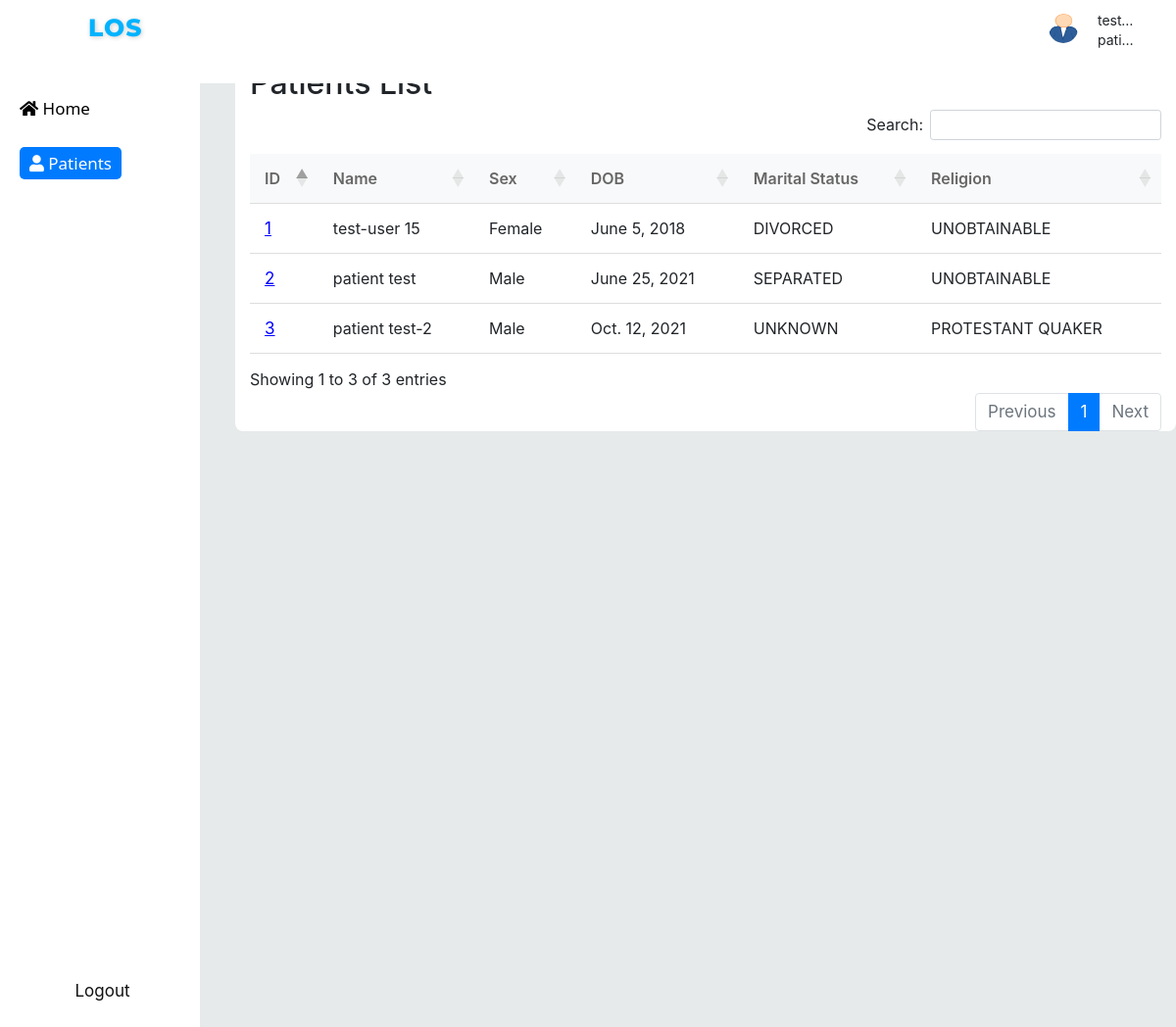
Page /patients (signed in) on the committed database.
### prediction_app/models.py (models this page shows, shortened)
class User(AbstractBaseUser):
    username = models.CharField(max_length=100, unique=True)
    ROLE_CHOICES = [
        ('admin', 'Admin'),
        ('doctor', 'Doctor'),
        ('patient', 'Patient'),
    ]
    role = models.CharField(
        max_length=10, choices=ROLE_CHOICES, default='admin')
    date_of_birth = models.DateField()
    is_active = models.BooleanField(default=True)
    created_time = models.DateTimeField(auto_now_add=True)
    updated_time = models.DateTimeField(auto_now=True)
    objects = UserManager()
    USERNAME_FIELD = "username"
    REQUIRED_FIELDS = ["date_of_birth"]
    def __str__(self):
        return self.username
    class Meta:
        verbose_name = _("user")
        verbose_name_plural = _("users")

class Patient(models.Model):
    GENDER_CHOICES = [
        ('M', 'Male'),
        ('F', 'Female'),
    ]
    MARITAL_STATUS_CHOICES = [
        ('SINGLE', 'SINGLE'),
        ('MARRIED', 'MARRIED'),
        ('WIDOWED', 'WIDOWED'),
        ('DIVORCED', 'DIVORCED'),
        ('SEPARATED', 'SEPARATED'),
        ('LIFE PARTNER', 'LIFE PARTNER'),
        ('UNKNOWN', 'UNKNOWN'),
    ]
    RELIGION_CHOICES = [
        ('CATHOLIC', 'CATHOLIC'),
        ('PROTESTANT QUAKER', 'PROTESTANT QUAKER'),
        ('UNOBTAINABLE', 'UNOBTAINABLE'),
        ('JEWISH', 'JEWISH'),
        ('NOT SPECIFIED', 'NOT SPECIFIED'),
        ('OTHER', 'OTHER'),
    ]
    ETHNICITY_CHOICES = [
        ('WHITE', 'WHITE'),
        ('BLACK/AFRICAN AMERICAN', 'BLACK/AFRICAN AMERICAN'),
        ('HISPANIC OR LATINO', 'HISPANIC OR LATINO'),
        ('ASIAN', 'ASIAN'),
        ('UNABLE TO OBTAIN', 'UNABLE TO OBTAIN'),
        ('UNKNOWN/NOT SPECIFIED  ', 'UNKNOWN/NOT SPECIFIED '),
        ('OTHER', 'OTHER'),
    ]
    user = models.OneToOneField(User, on_delete=models.CASCADE)
    first_name = models.CharField(max_length=50)
    last_name = models.CharField(max_length=50)
    age = models.PositiveIntegerField()
    phone_number = models.CharField(max_length=15, unique=True)
    date_of_birth = models.DateField()
    address = models.CharField(max_length=150,  blank=True, null=True)
    gender = models.CharField(max_length=1, choices=GENDER_CHOICES)
    marital_status = models.CharField(
        max_length=15, choices=MARITAL_STATUS_CHOICES, default='UNKNOWN')
    religion = models.CharField(
        max_length=20, choices=RELIGION_CHOICES)
    ethnicity = models.CharField(
        max_length=100,
        choices=ETHNICITY_CHOICES,
        null=True,
        blank=True,
        default='ASIAN'
    )
    photo = models.ImageField(
        upload_to='patient_photos/', blank=True, null=True)
    created_time = models.DateTimeField(auto_now_add=True)
    updated_time = models.DateTimeField(auto_now=True)
    def __str__(self):
        return f"{self.first_name} {self.last_name}"

### prediction_app/views/patients.py (the view)
# urls.py: path('patients', get_patients, name='get_patients'),
@permission_classes([IsAuthenticated])
def get_patients(request):
    patients = Patient.objects.all()
    return render(request, 'patients.html', {'patients': patients})

### prediction_app/templates/patients.html (shortened to what this page needs)
{% extends "base.html" %}
{% load static %}
{% block style %}
{{ block.super }}
<link rel="stylesheet" href="{% static 'prediction_app/patients.css' %}">
{% endblock %}
{% block page %}
<div class="container">
    <h2>Patients List</h2>
    <table id=patients class="patients-table">
        <thead>
            <tr>
                <th>ID</th>
                <th>Name</th>
                <th>Sex</th>
                <th>DOB</th>
                <th>Marital Status</th>
                <th>Religion</th>
            </tr>
        </thead>
        <tbody>
            {% for patient in patients %}
            <tr>
                <td><a href="{% url 'get_patient_info' patient.id %}" style="color:blue;text-decoration: underline;"> {{ patient.id }} </a> </td>
                <td>{{ patient }}</td>
                <td>{{ patient.get_gender_display }}</td>
                <td>{{ patient.date_of_birth }}</td>
                <td>{{ patient.get_marital_status_display }}</td>
                <td>{{ patient.get_religion_display }}</td>
            </tr>
            {% endfor %}
        </tbody>
    </table>
</div>
{% endblock %}
{% block patients %}
<div>
    <a style="color: white; background-color: #007bff;border-radius: 5px;padding: 5px 10px;text-decoration: none;"
        href="{% url 'get_patients' %}"> <i class="fas fa-user"></i> Patients</a>
</div>
{% endblock %}

### prediction_app/templates/base.html (shortened to what this page needs)
{% load static %}
<html>
<head>
    {% block style %}
    <link rel="stylesheet" href="//cdnjs.cloudflare.com/ajax/libs/twitter-bootstrap/4.0.0/css/bootstrap.css">
    <link rel="stylesheet" href="//cdn.datatables.net/1.10.16/css/dataTables.bootstrap4.min.css">
    <link rel="stylesheet" href="https://cdnjs.cloudflare.com/ajax/libs/font-awesome/5.15.4/css/all.min.css">
    <link rel="stylesheet" href="{% static 'prediction_app/style.css' %}">
    {% endblock %}
</head>
<body>
    <div class="grandparent">
        <div class="header">
            <div class="app-name">LoS</div>
            <div class="user-panel">
                <img src="{% static 'prediction_app/images.png' %}" alt="Form Image" class="image">
                <span class="user-name">{{request.user}}</span>
                <span class="user-name" style="top: 20px; text-align: center;">{{request.user.role}}</span>
            </div>
        </div>
        <div class="parent">
            <div class="sidenav">
                {% block home %}
                <div class="Home">
                    <a href="{% url 'home' %}"> <i class="fas fa-home"></i> Home</a>
                </div>
                {% endblock %}
                {% block patients %}{% endblock %}
                {% if user.is_authenticated %}
                <a href="{% url 'user_out' %}" style="
                    position: relative;
                    margin-left: auto;
                    margin-right: auto;
                    margin-top: auto;
                    margin-bottom: 4rem;
                    color: rgb(17, 16, 16);">Logout</a>
                {% endif %}
            </div>
            <div class="main-page">
                {% if user.is_authenticated %}
                {% block page %}
                {% endblock %}
                {% else %}
                <h3> Please sign-in to access this page</h3>
                {% endif %}
            </div>
        </div>
    </div>
</body>
</html>

### prediction_app/static/prediction_app/style.css (style rules this page uses)
.app-name { position: absolute; font-family: 'Montserrat', sans-serif; font-size: 25px; font-weight: 800; color: rgb(0, 179, 255); letter-spacing: 1px; text-transform: uppercase; text-shadow: 1px 1px 5px rgba(0, 0, 0, 0.2); top:10;left:90; margin-bottom: 50px; }
.sidenav { height: 100%; width: 17%; position: relative; z-index: 1; background-color: white; overflow-x: hidden; padding-top: 4rem; opacity: 20; padding-left: 5px; align-items: flex-start; display: flex; flex-direction: column; }
* { margin: 0; padding: 0; }
.sidenav div { margin-bottom: 10px; padding: 10px 15px; font-family: 'Segoe UI', sans-serif; }
a { color: black; text-decoration: none; font-size: 17px; text-align: center; }
.main-page { flex: 8; height: 100%; width: 100%; margin-top: 7%; margin-left: 3%; min-width: 20%; }
.parent { width: 100%; height: 100%; display: flex; align-items: center; margin-top: 2%; }
.grandparent { width: 100%; height: 100%; border-radius: 5px; background-color: #e5e9e9ee; overflow-y: auto; overflow-x: auto; }
.header { position: absolute; height: 8%; width: 100%; background-color: #FFF; text-align: center; align-items: center; z-index: 2; }
.image { position: absolute; height: 30px; width: 30px; top: 14px; right: 100px; border-radius:50%; margin-left: 20px; }
.user-name { position: absolute; margin-top: 10px; right: 20px; padding-right: 20px; max-width: 60px; white-space: nowrap; overflow: hidden; text-overflow: ellipsis; font-size: 14px; }
.user-panel { left: 95%; }

### prediction_app/static/prediction_app/patients.css (style rules this page uses)
.container { width: 100%; margin-right: 200px; background-color: #fff; border-radius: 8px; }
.patients-table { width: 100%; border-collapse: collapse; margin-top: 20px; }
.patients-table thead { background-color: #f8f9fa; }
.patients-table th, .patients-table td { padding: 15px; text-align: left; border-bottom: 1px solid #ddd; }
.patients-table th { color: #666; font-weight: 600; }

### rows in the picture
User: user "test…", user.role "pati…"
Patient: id "1", first_name+last_name "test-user 15", gender "Female", date_of_birth "June 5, 2018", marital_status "DIVORCED", religion "UNOBTAINABLE"
Patient: id "2", first_name+last_name "patient test", gender "Male", date_of_birth "June 25, 2021", marital_status "SEPARATED", religion "UNOBTAINABLE"
Patient: id "3", first_name+last_name "patient test-2", gender "Male", date_of_birth "Oct. 12, 2021", marital_status "UNKNOWN", religion "PROTESTANT QUAKER"
